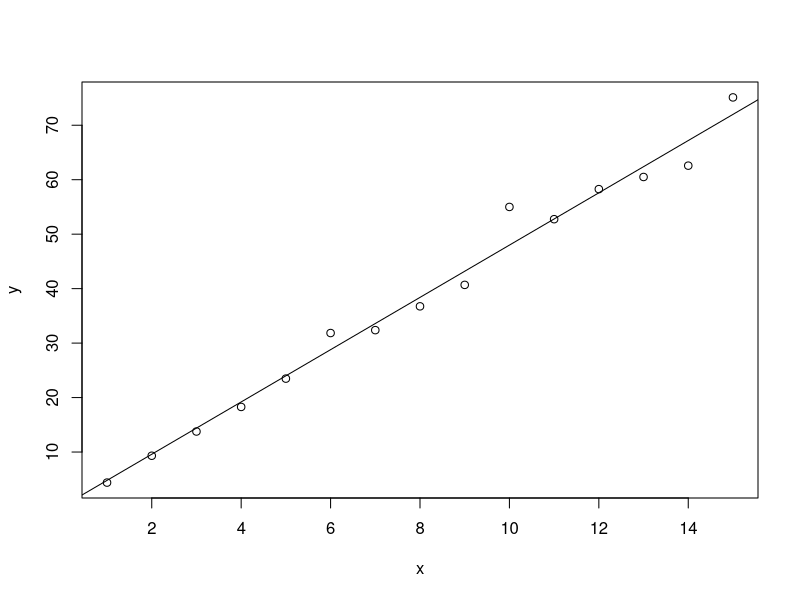
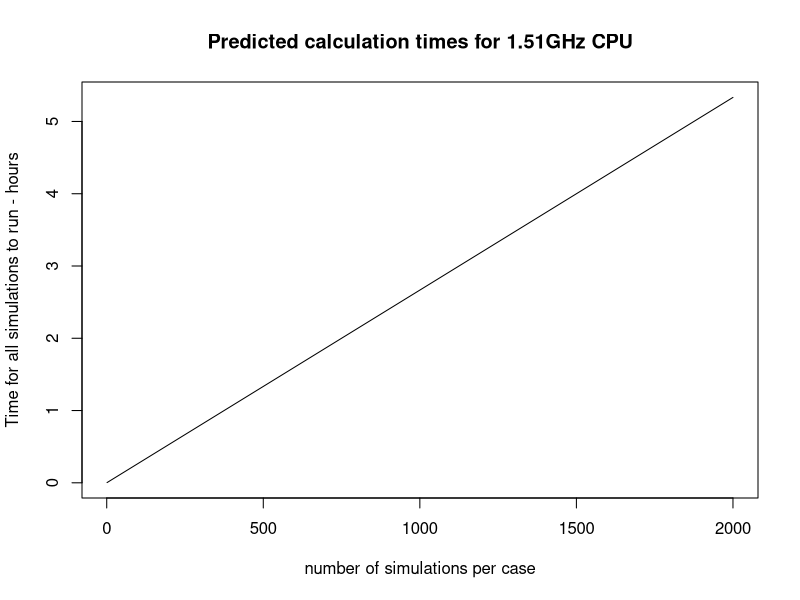

Write R code to recreate these figures, in order.
x = seq(1,15)
y = c(4.39, 9.32, 13.77, 18.28, 23.48,   # Some observed times for
      31.85,32.38, 36.75, 40.69, 55,     # calculation times
      52.75, 58.27, 60.5, 62.58, 75.11)

A = lm(y~x-1)  # We fit a lm with no intercept, and check
summary(A)     # it produces a reasonable answer. 

plot(x,y)                    # We visualise the fitted line
abline(0,A$coefficients)

pred.time <- function(s){     # We write a very simple function
  secs <- 2*A$coefficients*s  # which returns the expected
  mins <- secs/60             # calculation time for s simulations
  hours <- mins/60            # per case, based on our observed
  return(hours)               # values
}

plot.x = seq(1,2000)        # we plot expected calculation times
plot.y = pred.time(plot.x)  # so that we can choose how many to use

plot(plot.x, plot.y, xlab = 'number of simulations per case',
     ylab = 'Time for all simulations to run - hours',
     type='l',
     main = 'Predicted calculation times for 1.51GHz CPU')